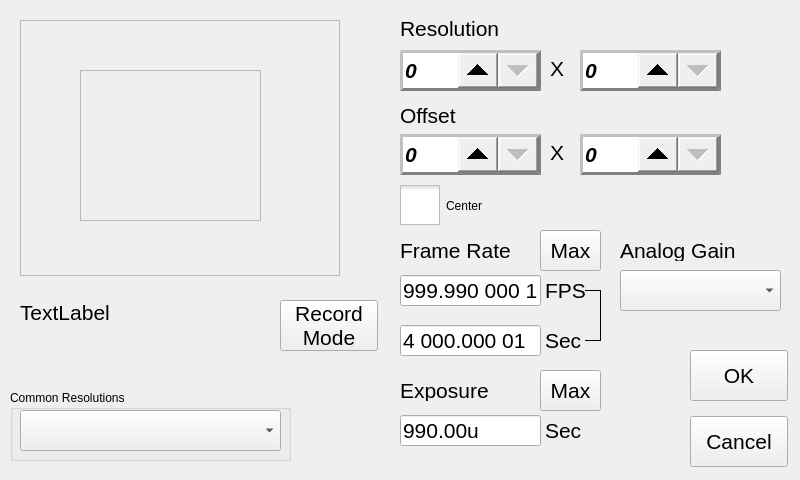
<?xml version="1.0" encoding="UTF-8"?>
<ui version="4.0">
 <class>RecSettingsWindow</class>
 <widget class="QWidget" name="RecSettingsWindow">
  <property name="geometry">
   <rect>
    <x>0</x>
    <y>0</y>
    <width>800</width>
    <height>480</height>
   </rect>
  </property>
  <property name="windowTitle">
   <string>Form</string>
  </property>
  <widget class="QPushButton" name="cmdCancel">
   <property name="geometry">
    <rect>
     <x>690</x>
     <y>416</y>
     <width>98</width>
     <height>51</height>
    </rect>
   </property>
   <property name="font">
    <font>
     <pointsize>16</pointsize>
    </font>
   </property>
   <property name="text">
    <string>Cancel</string>
   </property>
  </widget>
  <widget class="CamSpinBox" name="spinHRes">
   <property name="geometry">
    <rect>
     <x>400</x>
     <y>50</y>
     <width>141</width>
     <height>41</height>
    </rect>
   </property>
   <property name="sizePolicy">
    <sizepolicy hsizetype="Minimum" vsizetype="Fixed">
     <horstretch>0</horstretch>
     <verstretch>0</verstretch>
    </sizepolicy>
   </property>
   <property name="baseSize">
    <size>
     <width>0</width>
     <height>0</height>
    </size>
   </property>
   <property name="font">
    <font>
     <pointsize>16</pointsize>
     <weight>75</weight>
     <italic>true</italic>
     <bold>true</bold>
    </font>
   </property>
   <property name="styleSheet">
    <string notr="true">QSpinBox { border: 3px outset grey;padding-right: 40px;}  

QSpinBox::up-button { subcontrol-position: right; right: 40px; width: 40px; height: 35px;}

QSpinBox::down-button { subcontrol-position: right; width: 40px; height: 35px;}</string>
   </property>
  </widget>
  <widget class="CamSpinBox" name="spinVRes">
   <property name="geometry">
    <rect>
     <x>580</x>
     <y>50</y>
     <width>141</width>
     <height>41</height>
    </rect>
   </property>
   <property name="font">
    <font>
     <pointsize>16</pointsize>
     <weight>75</weight>
     <italic>true</italic>
     <bold>true</bold>
    </font>
   </property>
   <property name="styleSheet">
    <string notr="true">QSpinBox { border: 3px outset grey;padding-right: 40px;}  

QSpinBox::up-button { subcontrol-position: right; right: 40px; width: 40px; height: 35px;}

QSpinBox::down-button { subcontrol-position: right; width: 40px; height: 35px;}</string>
   </property>
   <property name="frame">
    <bool>true</bool>
   </property>
  </widget>
  <widget class="QPushButton" name="cmdOK">
   <property name="geometry">
    <rect>
     <x>690</x>
     <y>350</y>
     <width>98</width>
     <height>51</height>
    </rect>
   </property>
   <property name="font">
    <font>
     <pointsize>16</pointsize>
    </font>
   </property>
   <property name="text">
    <string>OK</string>
   </property>
  </widget>
  <widget class="QFrame" name="frame">
   <property name="geometry">
    <rect>
     <x>20</x>
     <y>20</y>
     <width>320</width>
     <height>256</height>
    </rect>
   </property>
   <property name="frameShape">
    <enum>QFrame::StyledPanel</enum>
   </property>
   <property name="frameShadow">
    <enum>QFrame::Raised</enum>
   </property>
   <widget class="QFrame" name="frameImage">
    <property name="geometry">
     <rect>
      <x>60</x>
      <y>50</y>
      <width>181</width>
      <height>151</height>
     </rect>
    </property>
    <property name="frameShape">
     <enum>QFrame::StyledPanel</enum>
    </property>
    <property name="frameShadow">
     <enum>QFrame::Raised</enum>
    </property>
   </widget>
  </widget>
  <widget class="CamSpinBox" name="spinHOffset">
   <property name="geometry">
    <rect>
     <x>400</x>
     <y>134</y>
     <width>141</width>
     <height>41</height>
    </rect>
   </property>
   <property name="sizePolicy">
    <sizepolicy hsizetype="Minimum" vsizetype="Fixed">
     <horstretch>0</horstretch>
     <verstretch>0</verstretch>
    </sizepolicy>
   </property>
   <property name="baseSize">
    <size>
     <width>0</width>
     <height>0</height>
    </size>
   </property>
   <property name="font">
    <font>
     <pointsize>16</pointsize>
     <weight>75</weight>
     <italic>true</italic>
     <bold>true</bold>
    </font>
   </property>
   <property name="styleSheet">
    <string notr="true">QSpinBox { border: 3px outset grey;padding-right: 40px;}  

QSpinBox::up-button { subcontrol-position: right; right: 40px; width: 40px; height: 35px;}

QSpinBox::down-button { subcontrol-position: right; width: 40px; height: 35px;}</string>
   </property>
  </widget>
  <widget class="CamSpinBox" name="spinVOffset">
   <property name="geometry">
    <rect>
     <x>580</x>
     <y>134</y>
     <width>141</width>
     <height>41</height>
    </rect>
   </property>
   <property name="font">
    <font>
     <pointsize>16</pointsize>
     <weight>75</weight>
     <italic>true</italic>
     <bold>true</bold>
    </font>
   </property>
   <property name="styleSheet">
    <string notr="true">QSpinBox { border: 3px outset grey;padding-right: 40px;}  

QSpinBox::up-button { subcontrol-position: right; right: 40px; width: 40px; height: 35px;}

QSpinBox::down-button { subcontrol-position: right; width: 40px; height: 35px;}</string>
   </property>
   <property name="frame">
    <bool>true</bool>
   </property>
  </widget>
  <widget class="QLabel" name="lblX">
   <property name="geometry">
    <rect>
     <x>550</x>
     <y>60</y>
     <width>16</width>
     <height>17</height>
    </rect>
   </property>
   <property name="font">
    <font>
     <pointsize>16</pointsize>
    </font>
   </property>
   <property name="text">
    <string>X</string>
   </property>
  </widget>
  <widget class="QLabel" name="lblX_2">
   <property name="geometry">
    <rect>
     <x>550</x>
     <y>144</y>
     <width>16</width>
     <height>17</height>
    </rect>
   </property>
   <property name="font">
    <font>
     <pointsize>16</pointsize>
    </font>
   </property>
   <property name="text">
    <string>X</string>
   </property>
  </widget>
  <widget class="QLabel" name="lblRes">
   <property name="geometry">
    <rect>
     <x>400</x>
     <y>20</y>
     <width>111</width>
     <height>17</height>
    </rect>
   </property>
   <property name="font">
    <font>
     <pointsize>16</pointsize>
    </font>
   </property>
   <property name="text">
    <string>Resolution</string>
   </property>
  </widget>
  <widget class="QLabel" name="lblOffset">
   <property name="geometry">
    <rect>
     <x>400</x>
     <y>105</y>
     <width>111</width>
     <height>21</height>
    </rect>
   </property>
   <property name="font">
    <font>
     <pointsize>16</pointsize>
    </font>
   </property>
   <property name="text">
    <string>Offset</string>
   </property>
  </widget>
  <widget class="QCheckBox" name="chkCenter">
   <property name="geometry">
    <rect>
     <x>400</x>
     <y>185</y>
     <width>131</width>
     <height>41</height>
    </rect>
   </property>
   <property name="styleSheet">
    <string notr="true">QCheckBox::indicator {
     width: 40px;
     height: 40px;
}</string>
   </property>
   <property name="text">
    <string>Center</string>
   </property>
   <property name="tristate">
    <bool>false</bool>
   </property>
  </widget>
  <widget class="CamLineEdit" name="lineRate">
   <property name="geometry">
    <rect>
     <x>400</x>
     <y>275</y>
     <width>141</width>
     <height>31</height>
    </rect>
   </property>
   <property name="font">
    <font>
     <pointsize>16</pointsize>
    </font>
   </property>
   <property name="text">
    <string>999.990 000 1</string>
   </property>
  </widget>
  <widget class="QLabel" name="lblRate">
   <property name="geometry">
    <rect>
     <x>400</x>
     <y>240</y>
     <width>121</width>
     <height>21</height>
    </rect>
   </property>
   <property name="font">
    <font>
     <pointsize>16</pointsize>
    </font>
   </property>
   <property name="text">
    <string>Frame Rate</string>
   </property>
  </widget>
  <widget class="CamLineEdit" name="linePeriod">
   <property name="geometry">
    <rect>
     <x>400</x>
     <y>325</y>
     <width>141</width>
     <height>31</height>
    </rect>
   </property>
   <property name="font">
    <font>
     <pointsize>16</pointsize>
    </font>
   </property>
   <property name="text">
    <string>4 000.000 01</string>
   </property>
  </widget>
  <widget class="QPushButton" name="cmdMax">
   <property name="geometry">
    <rect>
     <x>540</x>
     <y>230</y>
     <width>61</width>
     <height>41</height>
    </rect>
   </property>
   <property name="font">
    <font>
     <pointsize>16</pointsize>
    </font>
   </property>
   <property name="text">
    <string>Max</string>
   </property>
  </widget>
  <widget class="QLabel" name="lblFPS">
   <property name="geometry">
    <rect>
     <x>545</x>
     <y>280</y>
     <width>41</width>
     <height>21</height>
    </rect>
   </property>
   <property name="font">
    <font>
     <pointsize>16</pointsize>
    </font>
   </property>
   <property name="text">
    <string>FPS</string>
   </property>
  </widget>
  <widget class="QLabel" name="lblSec">
   <property name="geometry">
    <rect>
     <x>545</x>
     <y>330</y>
     <width>41</width>
     <height>21</height>
    </rect>
   </property>
   <property name="font">
    <font>
     <pointsize>16</pointsize>
    </font>
   </property>
   <property name="text">
    <string>Sec</string>
   </property>
  </widget>
  <widget class="QLabel" name="lblExp">
   <property name="geometry">
    <rect>
     <x>400</x>
     <y>380</y>
     <width>101</width>
     <height>21</height>
    </rect>
   </property>
   <property name="font">
    <font>
     <pointsize>16</pointsize>
    </font>
   </property>
   <property name="text">
    <string>Exposure</string>
   </property>
  </widget>
  <widget class="CamLineEdit" name="lineExp">
   <property name="geometry">
    <rect>
     <x>400</x>
     <y>415</y>
     <width>141</width>
     <height>31</height>
    </rect>
   </property>
   <property name="font">
    <font>
     <pointsize>16</pointsize>
    </font>
   </property>
   <property name="text">
    <string>990.00u</string>
   </property>
  </widget>
  <widget class="QPushButton" name="cmdExpMax">
   <property name="geometry">
    <rect>
     <x>540</x>
     <y>370</y>
     <width>61</width>
     <height>41</height>
    </rect>
   </property>
   <property name="font">
    <font>
     <pointsize>16</pointsize>
    </font>
   </property>
   <property name="text">
    <string>Max</string>
   </property>
  </widget>
  <widget class="QLabel" name="lblSec_2">
   <property name="geometry">
    <rect>
     <x>545</x>
     <y>420</y>
     <width>41</width>
     <height>21</height>
    </rect>
   </property>
   <property name="font">
    <font>
     <pointsize>16</pointsize>
    </font>
   </property>
   <property name="text">
    <string>Sec</string>
   </property>
  </widget>
  <widget class="Line" name="line">
   <property name="geometry">
    <rect>
     <x>585</x>
     <y>290</y>
     <width>16</width>
     <height>1</height>
    </rect>
   </property>
   <property name="frameShadow">
    <enum>QFrame::Plain</enum>
   </property>
   <property name="orientation">
    <enum>Qt::Horizontal</enum>
   </property>
  </widget>
  <widget class="Line" name="line_2">
   <property name="geometry">
    <rect>
     <x>585</x>
     <y>340</y>
     <width>16</width>
     <height>1</height>
    </rect>
   </property>
   <property name="frameShadow">
    <enum>QFrame::Plain</enum>
   </property>
   <property name="orientation">
    <enum>Qt::Horizontal</enum>
   </property>
  </widget>
  <widget class="Line" name="line_3">
   <property name="geometry">
    <rect>
     <x>600</x>
     <y>290</y>
     <width>1</width>
     <height>50</height>
    </rect>
   </property>
   <property name="frameShadow">
    <enum>QFrame::Plain</enum>
   </property>
   <property name="orientation">
    <enum>Qt::Vertical</enum>
   </property>
  </widget>
  <widget class="QLabel" name="lblInfo">
   <property name="geometry">
    <rect>
     <x>20</x>
     <y>300</y>
     <width>241</width>
     <height>71</height>
    </rect>
   </property>
   <property name="font">
    <font>
     <pointsize>16</pointsize>
    </font>
   </property>
   <property name="text">
    <string>TextLabel</string>
   </property>
   <property name="alignment">
    <set>Qt::AlignLeading|Qt::AlignLeft|Qt::AlignTop</set>
   </property>
  </widget>
  <widget class="QComboBox" name="comboGain">
   <property name="geometry">
    <rect>
     <x>620</x>
     <y>270</y>
     <width>161</width>
     <height>41</height>
    </rect>
   </property>
   <property name="font">
    <font>
     <pointsize>16</pointsize>
     <weight>75</weight>
     <italic>true</italic>
     <bold>true</bold>
    </font>
   </property>
  </widget>
  <widget class="QLabel" name="lblGain">
   <property name="geometry">
    <rect>
     <x>620</x>
     <y>240</y>
     <width>121</width>
     <height>21</height>
    </rect>
   </property>
   <property name="font">
    <font>
     <pointsize>16</pointsize>
    </font>
   </property>
   <property name="text">
    <string>Analog Gain</string>
   </property>
  </widget>
  <widget class="QGroupBox" name="groupCommonRes">
   <property name="geometry">
    <rect>
     <x>10</x>
     <y>390</y>
     <width>281</width>
     <height>71</height>
    </rect>
   </property>
   <property name="title">
    <string>Common Resolutions</string>
   </property>
   <widget class="QComboBox" name="comboRes">
    <property name="geometry">
     <rect>
      <x>10</x>
      <y>20</y>
      <width>261</width>
      <height>41</height>
     </rect>
    </property>
    <property name="font">
     <font>
      <pointsize>16</pointsize>
      <weight>75</weight>
      <italic>false</italic>
      <bold>true</bold>
     </font>
    </property>
   </widget>
  </widget>
  <widget class="QPushButton" name="cmdRecMode">
   <property name="geometry">
    <rect>
     <x>280</x>
     <y>300</y>
     <width>98</width>
     <height>51</height>
    </rect>
   </property>
   <property name="font">
    <font>
     <pointsize>16</pointsize>
    </font>
   </property>
   <property name="text">
    <string>Record
Mode</string>
   </property>
  </widget>
 </widget>
 <customwidgets>
  <customwidget>
   <class>CamLineEdit</class>
   <extends>QLineEdit</extends>
   <header>camLineEdit.h</header>
  </customwidget>
  <customwidget>
   <class>CamSpinBox</class>
   <extends>QSpinBox</extends>
   <header>camspinbox.h</header>
  </customwidget>
 </customwidgets>
 <resources/>
 <connections/>
</ui>
